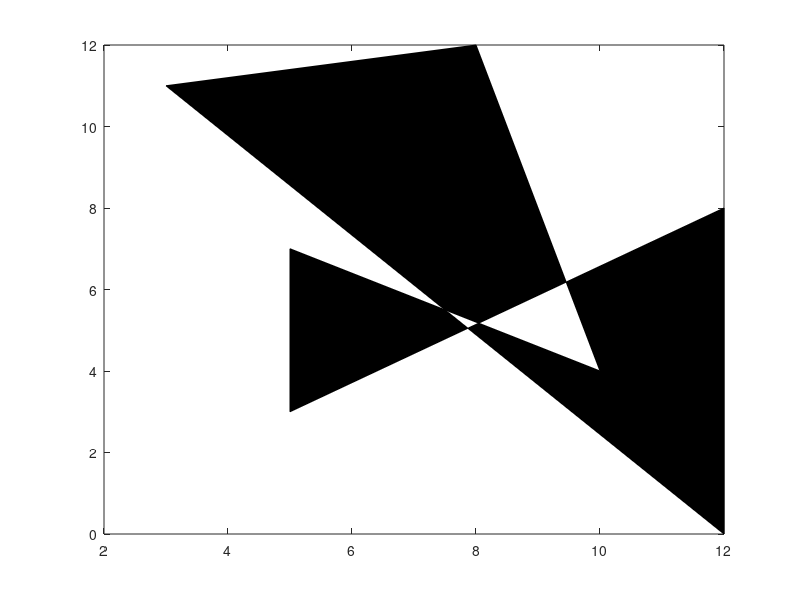

This chart was generated by the following MATLAB code:
%list = [1  -1;-1 1;-1 -1;1 1];
%center = [0 0];
%mergeSort(list,center);
%list = [9 5;2 0;5 8;8 0;1 5];
%center = [mean(list(:,1)), mean(list(:,2))];
%mergeSort(list,center);
list = [3 11;12 0;12 8;5 3;5 7;10 4;8 12];
fill(list(:,1), list(:,2),[0 0 0]);
%r = cart2pol(list(:,1), list(:,2));
%center = [mean(list(:,1)), mean(list(:,2))];
%mergeSort(list);
